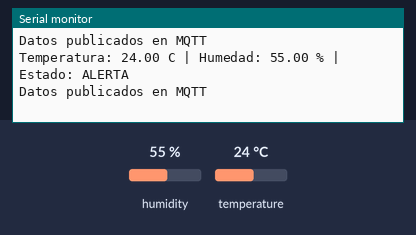
Bench run of a sketch on a simulated ESP32. Parts: the last lines printed to the serial monitor. The test bench sets the inputs (shaded band); at power-on: temperature 24 °C, humidity 55 %. WiFi joins after 1.5 s; servers stay silent unless stated; random numbers use the default seed unless the sketch sets one; no MQTT or app messages arrive unless stated; not simulated (calls return 0 or success): secrets.h; names the files do not define were given values by the test bench: MQTT_PORT = 1883.

Above: at 10.8 s.
10.9 s: temperature set to 7 °C
At 15.4 s:
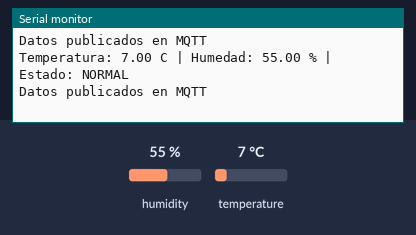
21.5 s: humidity set to 22 %
At 25.4 s:
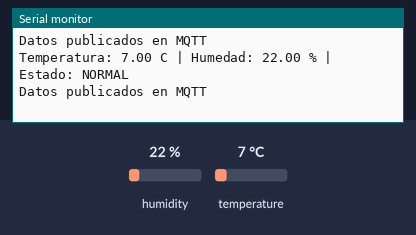
29.0 s: humidity set to 40 %
At 30.5 s:
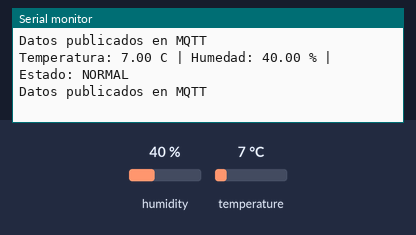
Timing chart, 0 to 32.0 s (numbered marks = the images above; inputs shaded):
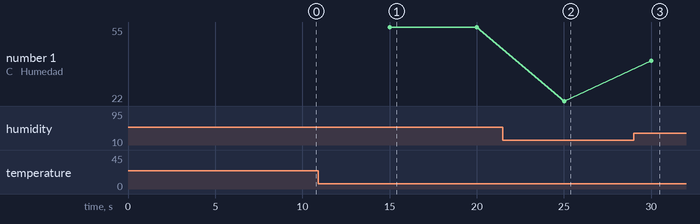

Measured:
- after the input at 10.9 s, the serial monitor: prints a new line after 4.1 s (image 1)
- after the input at 21.5 s, the serial monitor: prints a new line after 3.5 s (image 2)
- after the input at 29.0 s, the serial monitor: prints a new line after 1.0 s (image 3)
- plotted number 1: 55 → 22 after the input at 21.5 s, 22 → 40 after the input at 29.0 s

The sketch:

esp32_mqtt.ino
```cpp
#include <WiFi.h>
#include <PubSubClient.h>
#include "DHT.h"
#include "secrets.h"

// ===== SENSOR DHT22 =====
#define DHTPIN 4
#define DHTTYPE DHT22

DHT dht(DHTPIN, DHTTYPE);

// true = sensor real; false = datos simulados
const bool USAR_SENSOR = true;

// ===== MQTT =====
WiFiClient wifiClient;
PubSubClient mqtt(wifiClient);

const char* TOPIC_TEMP = "cadena_frio1/temperatura";
const char* TOPIC_HUM = "cadena_frio1/humedad";
const char* TOPIC_ALERTA = "cadena_frio1/alerta";

// ===== TIEMPOS =====
const unsigned long INTERVALO = 5000;

unsigned long ultimaLectura = 0;
unsigned long ultimoIntentoWiFi = 0;
unsigned long ultimoIntentoMQTT = 0;

void setup() {
  Serial.begin(115200);
  dht.begin();

  // Conectar al WiFi
  WiFi.mode(WIFI_STA);
  WiFi.begin(WIFI_SSID, WIFI_PASSWORD);

  Serial.println("Iniciando cadena de frio...");

  // Configurar servidor MQTT de AWS
  mqtt.setServer(MQTT_SERVER, MQTT_PORT);
}

void loop() {

  // ===== VERIFICAR WIFI =====
  if (WiFi.status() != WL_CONNECTED) {
    if (millis() - ultimoIntentoWiFi >= INTERVALO) {
      ultimoIntentoWiFi = millis();
      Serial.println("Reconectando WiFi...");
      WiFi.reconnect();
    }
    return;
  }

  // ===== VERIFICAR MQTT =====
  if (!mqtt.connected()) {
    if (ultimoIntentoMQTT == 0 ||
        millis() - ultimoIntentoMQTT >= INTERVALO) {

      ultimoIntentoMQTT = millis();

      String clientId = "esp32-cadena-frio-" + WiFi.macAddress();
      clientId.replace(":", "");

      Serial.println("Conectando a Mosquitto AWS...");

      if (mqtt.connect(clientId.c_str(),
                       MQTT_USER, MQTT_PASSWORD)) {
        Serial.println("MQTT conectado correctamente");
      } else {
        Serial.print("Error MQTT, estado: ");
        Serial.println(mqtt.state());
      }
    }
    return;
  }

  mqtt.loop();

  // ===== LEER DATOS CADA 5 SEGUNDOS =====
  if (millis() - ultimaLectura < INTERVALO) {
    return;
  }

  ultimaLectura = millis();

  float temperatura;
  float humedad;

  if (USAR_SENSOR) {
    temperatura = dht.readTemperature();
    humedad = dht.readHumidity();

    if (isnan(temperatura) || isnan(humedad)) {
      Serial.println("Error leyendo el DHT22");
      return;
    }
  } else {
    temperatura = random(20, 110) / 10.0;
    humedad = random(400, 700) / 10.0;
  }

  // ===== DETECTAR ALERTA =====
  bool alerta = temperatura < 2.0 || temperatura > 8.0;

  String tempTexto = String(temperatura, 1);
  String humTexto = String(humedad, 1);

  // ===== PUBLICAR EN MQTT =====
  bool enviadoTemp = mqtt.publish(TOPIC_TEMP,
                                  tempTexto.c_str(), true);

  bool enviadoHum = mqtt.publish(TOPIC_HUM,
                                 humTexto.c_str(), true);

  bool enviadoAlerta = mqtt.publish(
    TOPIC_ALERTA,
    alerta ? "ALERTA" : "NORMAL",
    true
  );

  // ===== MOSTRAR RESULTADOS =====
  Serial.print("Temperatura: ");
  Serial.print(temperatura);
  Serial.print(" C | Humedad: ");
  Serial.print(humedad);
  Serial.print(" % | Estado: ");
  Serial.println(alerta ? "ALERTA" : "NORMAL");

  if (enviadoTemp && enviadoHum && enviadoAlerta) {
    Serial.println("Datos publicados en MQTT");
  } else {
    Serial.println("Error al publicar datos");
  }
}
```
